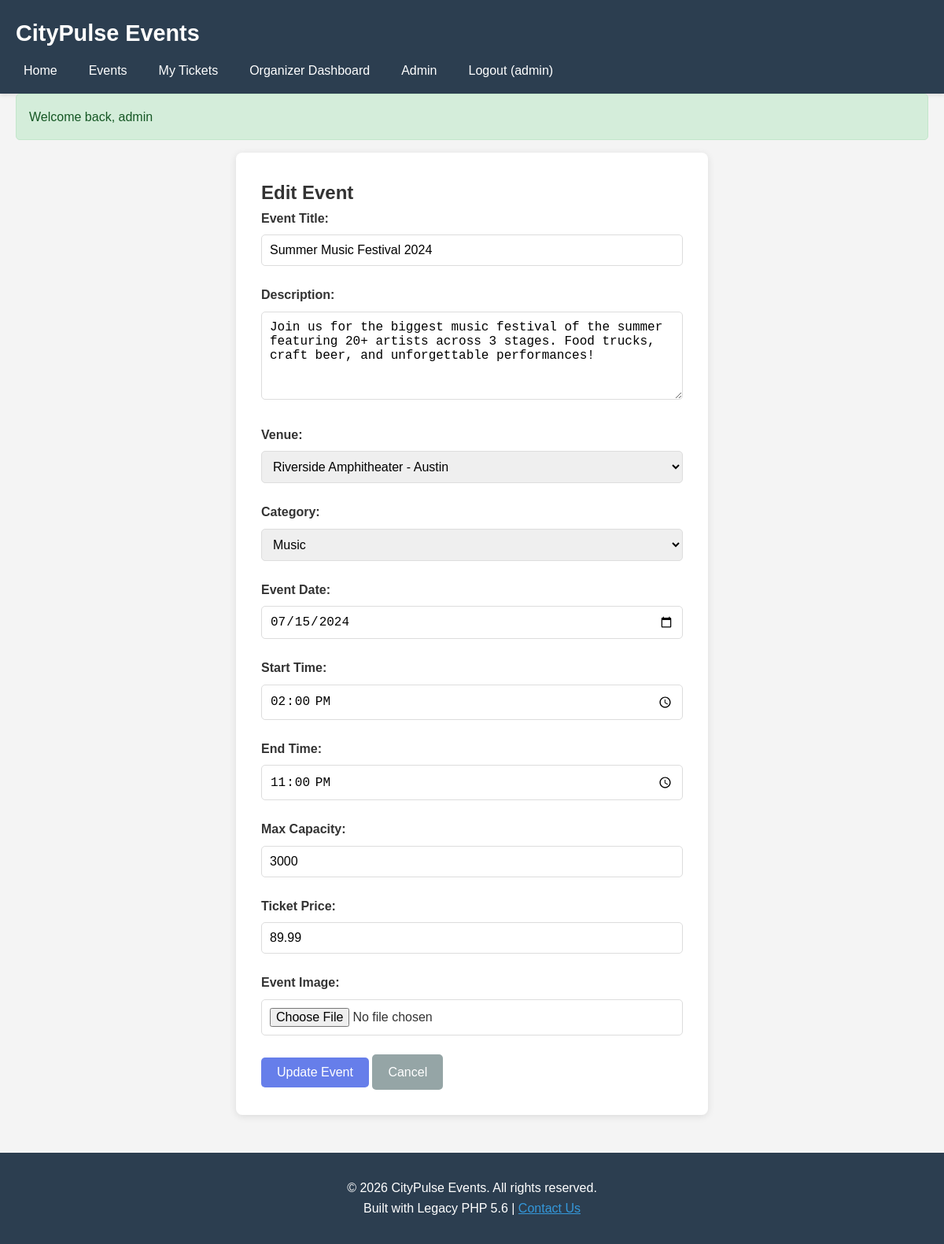
The app's page /events/edit.php?id=1 (signed in) with its own data.
### tables this page shows
CREATE TABLE events (
    id INT AUTO_INCREMENT PRIMARY KEY,
    title VARCHAR(200) NOT NULL,
    description TEXT NOT NULL,
    venue_id INT,
    organizer_id INT NOT NULL,
    event_date DATE NOT NULL,
    start_time TIME NOT NULL,
    end_time TIME NOT NULL,
    category INT,
    max_capacity INT NOT NULL,
    price DECIMAL(10, 2) NOT NULL,
    status ENUM('active', 'cancelled', 'completed') DEFAULT 'active',
    image_path VARCHAR(255),
    created_at DATETIME DEFAULT CURRENT_TIMESTAMP,
    FOREIGN KEY (venue_id) REFERENCES venues(id),
    FOREIGN KEY (organizer_id) REFERENCES organizers(id),
    FOREIGN KEY (category) REFERENCES categories(id)
);

CREATE TABLE venues (
    id INT AUTO_INCREMENT PRIMARY KEY,
    name VARCHAR(100) NOT NULL,
    address VARCHAR(255) NOT NULL,
    city VARCHAR(50) NOT NULL,
    capacity INT NOT NULL,
    amenities TEXT,
    contact_email VARCHAR(100),
    latitude DECIMAL(10, 8),
    longitude DECIMAL(11, 8)
);

CREATE TABLE categories (
    id INT AUTO_INCREMENT PRIMARY KEY,
    name VARCHAR(50) NOT NULL,
    slug VARCHAR(50) UNIQUE NOT NULL,
    icon VARCHAR(10)
);

### includes/functions.php (called while the page is built, shortened)
<?php
function get_event($event_id) {
    $sql = "SELECT e.*, v.name as venue_name, v.address, v.city, v.capacity as venue_capacity,
            u.name as organizer_name, u.email as organizer_email, c.name as category_name
            FROM events e
            LEFT JOIN venues v ON e.venue_id = v.id
            LEFT JOIN users u ON e.organizer_id = u.id
            LEFT JOIN categories c ON e.category = c.id
            WHERE e.id = $event_id";
    $result = query($sql);
    return fetch_assoc($result);
}
function get_all_venues() {
    $sql = "SELECT * FROM venues ORDER BY name";
    $result = query($sql);
    return fetch_all($result);
}
function get_all_categories() {
    $sql = "SELECT * FROM categories ORDER BY name";
    $result = query($sql);
    return fetch_all($result);
}
?>

### includes/db.php (called while the page is built, shortened)
<?php
$db = mysqli_connect(DB_HOST, DB_USER, DB_PASS, DB_NAME);
function query($sql) {
    global $db;
    $result = mysqli_query($db, $sql);
    return $result;
}
function fetch_assoc($result) {
    return mysqli_fetch_assoc($result);
}
function fetch_all($result) {
    $rows = array();
    while ($row = mysqli_fetch_assoc($result)) {
        $rows[] = $row;
    }
    return $rows;
}
?>

### events/edit.php (the view, shortened to what this page needs)
<?php
require_once '../includes/db.php';
require_once '../includes/functions.php';
$event_id = $_GET['id'];
$event = get_event($event_id);
$venues = get_all_venues();
$categories = get_all_categories();
include '../includes/header.php';
?>
<div class="form-container">
    <h2>Edit Event</h2>
    <form method="POST" action="" enctype="multipart/form-data">
        <div class="form-group">
            <label>Event Title:</label>
            <input type="text" name="title" value="<?php echo $event['title']; ?>" required>
        </div>
        <div class="form-group">
            <label>Description:</label>
            <textarea name="description" rows="5" required><?php echo $event['description']; ?></textarea>
        </div>
        <div class="form-group">
            <label>Venue:</label>
            <select name="venue_id" required>
                <?php foreach ($venues as $venue): ?>
                    <option value="<?php echo $venue['id']; ?>" <?php echo ($event['venue_id'] == $venue['id']) ? 'selected' : ''; ?>>
                        <?php echo $venue['name']; ?> - <?php echo $venue['city']; ?>
                    </option>
                <?php endforeach; ?>
            </select>
        </div>
        <div class="form-group">
            <label>Category:</label>
            <select name="category" required>
                <?php foreach ($categories as $cat): ?>
                    <option value="<?php echo $cat['id']; ?>" <?php echo ($event['category'] == $cat['id']) ? 'selected' : ''; ?>>
                        <?php echo $cat['name']; ?>
                    </option>
                <?php endforeach; ?>
            </select>
        </div>
        <div class="form-group">
            <label>Event Date:</label>
            <input type="date" name="event_date" value="<?php echo $event['event_date']; ?>" required>
        </div>
        <div class="form-group">
            <label>Start Time:</label>
            <input type="time" name="start_time" value="<?php echo $event['start_time']; ?>" required>
        </div>
        <div class="form-group">
            <label>End Time:</label>
            <input type="time" name="end_time" value="<?php echo $event['end_time']; ?>" required>
        </div>
        <div class="form-group">
            <label>Max Capacity:</label>
            <input type="number" name="max_capacity" value="<?php echo $event['max_capacity']; ?>" required>
        </div>
        <div class="form-group">
            <label>Ticket Price:</label>
            <input type="number" step="0.01" name="price" value="<?php echo $event['price']; ?>" required>
        </div>
        <div class="form-group">
            <label>Event Image:</label>
            <input type="file" name="image">
        </div>
        <button type="submit" class="btn">Update Event</button>
        <a href="detail.php?id=<?php echo $event_id; ?>" class="btn btn-secondary">Cancel</a>
    </form>
</div>
<?php include '../includes/footer.php'; ?>

### css/style.css (style rules this page uses)
* { margin: 0; padding: 0; box-sizing: border-box; }
body { font-family: Arial, sans-serif; line-height: 1.6; color: #333; background-color: #f4f4f4; }
.btn { display: inline-block; padding: 10px 20px; background-color: #667eea; color: white; text-decoration: none; border-radius: 5px; border: none; cursor: pointer; font-size: 1rem; transition: background 0.3s; }
.btn-secondary { background-color: #95a5a6; }
.form-container { background: white; padding: 2rem; border-radius: 8px; max-width: 600px; margin: 0 auto; box-shadow: 0 2px 10px rgba(0,0,0,0.1); }
.form-group { margin-bottom: 1.5rem; }
.form-group label { display: block; margin-bottom: 0.5rem; font-weight: bold; }
.form-group input, .form-group textarea, .form-group select { width: 100%; padding: 10px; border: 1px solid #ddd; border-radius: 5px; font-size: 1rem; }

### records on screen
events: title "Summer Music Festival 2024", description "Join us for the biggest music festival of the summer featuring 20+ artists across 3 stages. Food trucks, craft beer, and unforgettable performances!", venue_id "Riverside Amphitheater - Austin", category "Music", event_date "07/15/2024", start_time "14:00:00", end_time "23:00:00", max_capacity "3000", price "89.99"

### other values on screen
SITE_NAME "CityPulse Events"
$_SESSION['username'] "admin"
$_SESSION['message'] "Welcome back, admin"
